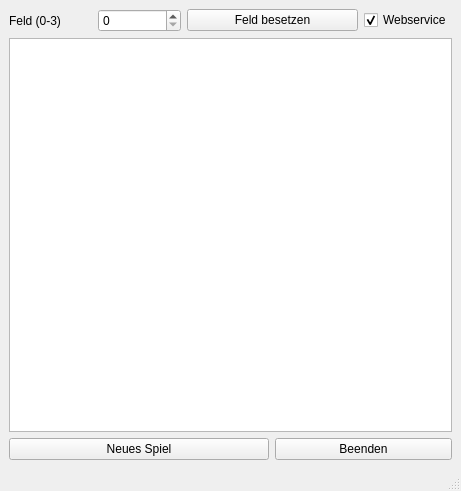
<?xml version="1.0" encoding="UTF-8"?>
<ui version="4.0">
 <class>VierGewinnt</class>
 <widget class="QMainWindow" name="VierGewinnt">
  <property name="geometry">
   <rect>
    <x>0</x>
    <y>0</y>
    <width>461</width>
    <height>491</height>
   </rect>
  </property>
  <property name="windowTitle">
   <string>VierGewinnt</string>
  </property>
  <widget class="QWidget" name="centralwidget">
   <layout class="QVBoxLayout" name="verticalLayout">
    <item>
     <layout class="QGridLayout" name="gridLayout">
      <item row="0" column="2" colspan="2">
       <widget class="QPushButton" name="feldBesetzen">
        <property name="text">
         <string>Feld besetzen</string>
        </property>
       </widget>
      </item>
      <item row="0" column="0">
       <widget class="QLabel" name="feldLabel">
        <property name="text">
         <string>Feld (0-3)</string>
        </property>
       </widget>
      </item>
      <item row="0" column="4">
       <widget class="QCheckBox" name="webserviceBox">
        <property name="text">
         <string>Webservice</string>
        </property>
        <property name="checked">
         <bool>true</bool>
        </property>
        <property name="tristate">
         <bool>false</bool>
        </property>
       </widget>
      </item>
      <item row="1" column="0" colspan="5">
       <widget class="QTextBrowser" name="textBrowser"/>
      </item>
      <item row="2" column="3" colspan="2">
       <widget class="QPushButton" name="beenden">
        <property name="text">
         <string>Beenden</string>
        </property>
       </widget>
      </item>
      <item row="2" column="0" colspan="3">
       <widget class="QPushButton" name="neueSpiel">
        <property name="text">
         <string>Neues Spiel</string>
        </property>
       </widget>
      </item>
      <item row="0" column="1">
       <widget class="QSpinBox" name="spinBox">
        <property name="minimumSize">
         <size>
          <width>79</width>
          <height>22</height>
         </size>
        </property>
        <property name="maximum">
         <number>3</number>
        </property>
       </widget>
      </item>
     </layout>
    </item>
   </layout>
  </widget>
  <widget class="QMenuBar" name="menubar">
   <property name="geometry">
    <rect>
     <x>0</x>
     <y>0</y>
     <width>461</width>
     <height>26</height>
    </rect>
   </property>
  </widget>
  <widget class="QStatusBar" name="statusbar"/>
 </widget>
 <resources/>
 <connections/>
</ui>
